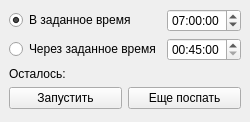
<?xml version="1.0" encoding="UTF-8"?>
<ui version="4.0">
 <class>MainWindow</class>
 <widget class="QMainWindow" name="MainWindow">
  <property name="geometry">
   <rect>
    <x>0</x>
    <y>0</y>
    <width>234</width>
    <height>122</height>
   </rect>
  </property>
  <property name="windowTitle">
   <string>MainWindow</string>
  </property>
  <widget class="QWidget" name="centralwidget">
   <layout class="QVBoxLayout" name="verticalLayout">
    <item>
     <layout class="QGridLayout" name="gridLayout">
      <item row="0" column="0">
       <widget class="QRadioButton" name="radioButton">
        <property name="text">
         <string>В заданное время</string>
        </property>
        <property name="checked">
         <bool>true</bool>
        </property>
       </widget>
      </item>
      <item row="0" column="1">
       <widget class="QTimeEdit" name="atTime">
        <property name="time">
         <time>
          <hour>7</hour>
          <minute>0</minute>
          <second>0</second>
         </time>
        </property>
       </widget>
      </item>
      <item row="1" column="0">
       <widget class="QRadioButton" name="radioButton_2">
        <property name="text">
         <string>Через заданное время</string>
        </property>
       </widget>
      </item>
      <item row="1" column="1">
       <widget class="QTimeEdit" name="throughTime">
        <property name="time">
         <time>
          <hour>0</hour>
          <minute>45</minute>
          <second>0</second>
         </time>
        </property>
       </widget>
      </item>
     </layout>
    </item>
    <item>
     <widget class="QLabel" name="timeRemaining">
      <property name="text">
       <string>Осталось: </string>
      </property>
     </widget>
    </item>
    <item>
     <layout class="QHBoxLayout" name="horizontalLayout">
      <item>
       <widget class="QPushButton" name="startStop">
        <property name="text">
         <string>Запустить</string>
        </property>
        <property name="checkable">
         <bool>true</bool>
        </property>
       </widget>
      </item>
      <item>
       <widget class="QPushButton" name="moreSleep">
        <property name="text">
         <string>Еще поспать</string>
        </property>
       </widget>
      </item>
     </layout>
    </item>
    <item>
     <spacer name="verticalSpacer">
      <property name="orientation">
       <enum>Qt::Vertical</enum>
      </property>
      <property name="sizeHint" stdset="0">
       <size>
        <width>20</width>
        <height>40</height>
       </size>
      </property>
     </spacer>
    </item>
   </layout>
  </widget>
 </widget>
 <resources/>
 <connections/>
</ui>
